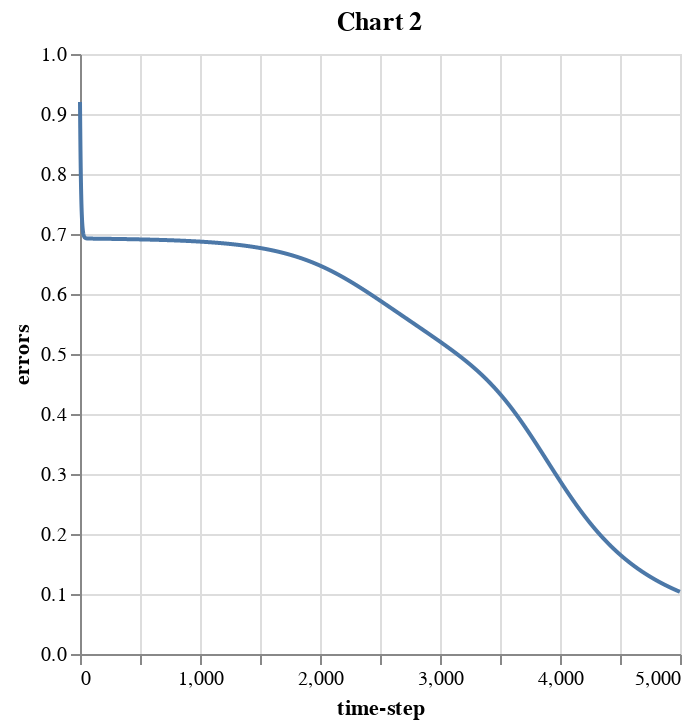

Write notebook code for a chart like this one.
### Code cell
alt.data_transformers.disable_max_rows()
df = pd.DataFrame({"errors":errors, "time-step": np.arange(0, len(errors))})
alt.Chart(df).mark_line().encode(x="time-step", y="errors").properties(title='Chart 2')

### Figure 1 — Vega-Lite specification as saved in the notebook (floating-point values rounded to 4 significant figures; data arrays with more than 128 entries replaced by an {"elided": "..."} marker saying what was removed)
{"config": {"view": {"continuousWidth": 300, "continuousHeight": 300}}, "data": {"name": "data-fba8378b607aef5f6308d7966eac93d3"}, "mark": {"type": "line"}, "encoding": {"x": {"field": "time-step", "type": "quantitative"}, "y": {"field": "errors", "type": "quantitative"}}, "title": "Chart 2", "$schema": "https://vega.github.io/schema/vega-lite/v5.20.1.json", "datasets": {"data-fba8378b607aef5f6308d7966eac93d3": {"elided": "5000 records"}}}
